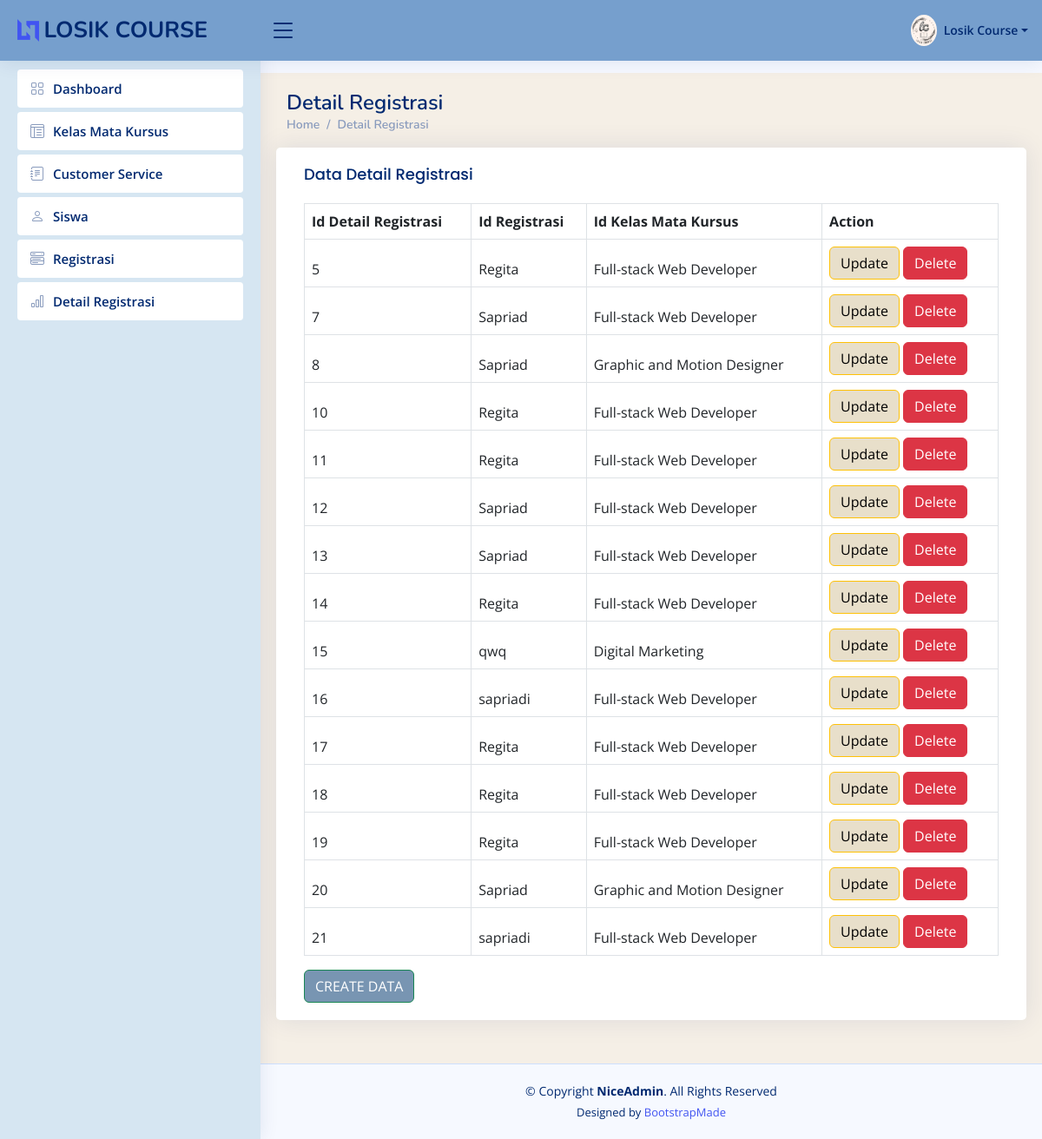
The page /DetailRegistrasi on the database as committed earlier.
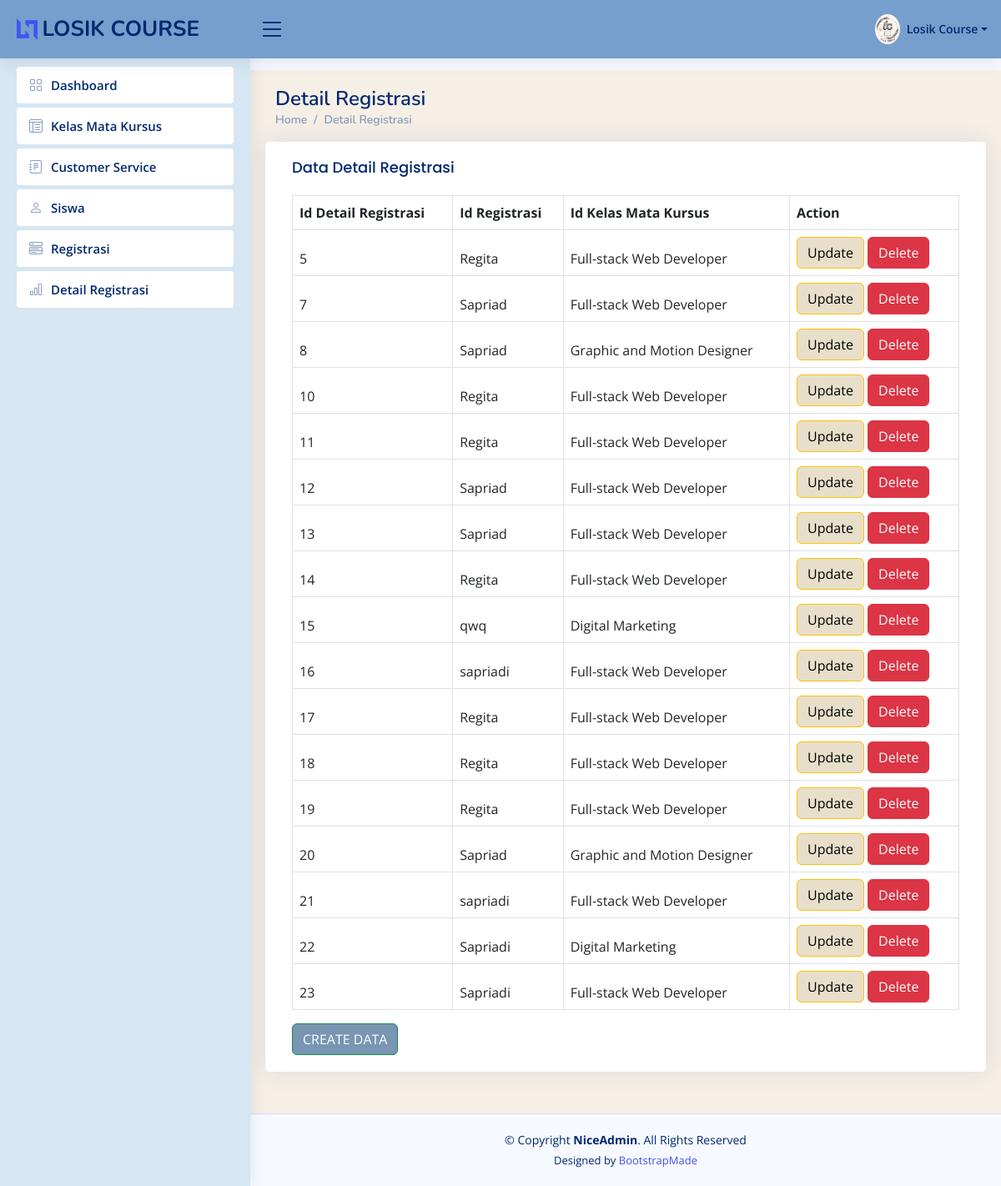
The same page on the database as committed later.
### app/models.py (models this page shows, shortened)
class DetailRegistrasi(models.Model):
    Id_DetailRegistrasi = models.AutoField(primary_key=True)
    Id_Registrasi = models.ForeignKey(Registrasi, on_delete=models.CASCADE)
    Id_Kelas_Mata_Kursus = models.ForeignKey(Kelas_Mata_Kursus, on_delete=models.CASCADE)

class Registrasi(models.Model):
    Id_Registrasi = models.AutoField(primary_key=True)
    Id_Siswa = models.ForeignKey(Siswa, on_delete=models.CASCADE)
    ID_CS = models.ForeignKey(CustomerService, on_delete=models.CASCADE)
    Tanggal_Registrasi = models.DateField()
    def __str__(self):
        return str(self.Id_Siswa)

class Siswa(models.Model):
    Id_Siswa = models.AutoField(primary_key=True)
    Nama_Siswa = models.CharField(max_length=50)
    Tanggal_Lahir = models.DateField()
    Alamat_Siswa = models.TextField(blank=True, null=True)
    Nomor_Telepon_Siswa = models.PositiveIntegerField()
    def __str__(self):
        return str(self.Nama_Siswa)

class Kelas_Mata_Kursus(models.Model):
    Id_Kelas_Mata_Kursus = models.AutoField(primary_key=True)
    Jenis_Kursus = models.CharField(max_length=70)
    Jenis_Kelas = models.CharField(max_length=50)
    Jumlah_Pertemuan = models.PositiveIntegerField()
    Jadwal = models.CharField(max_length=100)
    Harga = models.PositiveIntegerField()
    Status_Kelas = models.CharField(max_length=30)
    def __str__(self):
        return str(self.Jenis_Kursus)

### app/views.py (the view)
# urls.py: path('DetailRegistrasi', views.DetailRegistrasi, name='DetailRegistrasi'),
def DetailRegistrasi(request):
    alldetailregistrasiobj = models.DetailRegistrasi.objects.all()
    getdetailregistrasiobj = models.DetailRegistrasi.objects.get(Id_DetailRegistrasi=5)
    return render(request, 'detailregistrasiy.html', {
        "alldetailregistrasiobj" : alldetailregistrasiobj,
        "getdetailregistrasiobj" : getdetailregistrasiobj,
    })

### app/templates/detailregistrasiy.html (shortened to what the changed rows need)
{%load static%}
<!DOCTYPE html>
<html lang="en">
<head>{% static '
  <link href="{% static 'assets/vendor/bootstrap/css/bootstrap.min.css'%}" rel="stylesheet">
  <link href="{% static 'assets/vendor/bootstrap-icons/bootstrap-icons.css'%}" rel="stylesheet">
  <link href="{% static 'assets/vendor/boxicons/css/boxicons.min.css'%}" rel="stylesheet">
  <link href="{% static 'assets/vendor/quill/quill.snow.css'%}" rel="stylesheet">
  <link href="{% static 'assets/vendor/quill/quill.bubble.css'%}" rel="stylesheet">
  <link href="{% static 'assets/vendor/remixicon/remixicon.css'%}" rel="stylesheet">
  <link href="{% static 'assets/vendor/simple-datatables/style.css'%}" rel="stylesheet">
  <link href="{% static 'assets/css/style.css'%}" rel="stylesheet">
</head>
<body>
  <main id="main" class="main">
      <div class="pagetitle">
        <h1>Detail Registrasi</h1>
      </div>
      <section class="section">
        <div class="row">
            <div class="card">
              <div class="card-body">
                <table class="table table-bordered">
                  <thead>
                    <tr>
                        <th>Id Detail Registrasi</th>
                        <th>Id Registrasi</th>
                        <th>Id Kelas Mata Kursus</th>
                        <th>Action</th>
                    </tr>
                    {% for item in alldetailregistrasiobj %}
                    <tr>
                        <td>{{ item.Id_DetailRegistrasi }}</td>
                        <td>{{ item.Id_Registrasi }}</td>
                        <td>{{ item.Id_Kelas_Mata_Kursus }}</td>
                        <td>
                            <a href="{%url 'updatedetailregistrasi' item.Id_DetailRegistrasi %}">
                              <button class="btn btn-warning" style="background-color: #e8dfca">Update</button>
                            </a>
                            <a href="{%url 'deletedetailregistrasi' item.Id_DetailRegistrasi %}">
                                <button class="btn btn-danger">Delete</button>
                            </a>
                        </td>
                    </tr>
                    {% endfor %}
                </table>
              </div>
          </div>
        </div>
      </section>
  </main>
</body>
</html>

Rows that differ between the two databases and show on the page:
added DetailRegistrasi: Id_DetailRegistrasi "22", Id_Registrasi "Sapriadi", Id_Kelas_Mata_Kursus "Digital Marketing"
added DetailRegistrasi: Id_DetailRegistrasi "23", Id_Registrasi "Sapriadi", Id_Kelas_Mata_Kursus "Full-stack Web Developer"
